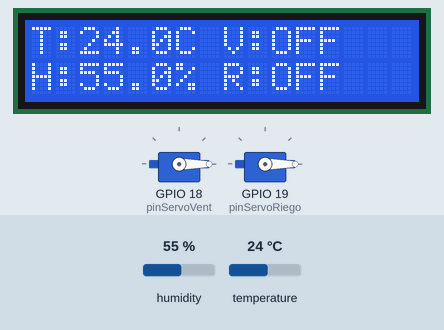
Recording of a sketch running on a simulated ESP32. On the bench: 2 × servo, 16×2 character LCD. The test bench sets the inputs (shaded band); at power-on: humidity 55 %, temperature 24 °C. WiFi joins after 1.5 s; servers stay silent unless stated; uploads are accepted with an empty reply; what the sketch prints to the serial monitor is not drawn.

Above: at 6.3 s.
6.4 s: humidity set to 47 %
At 11.0 s:
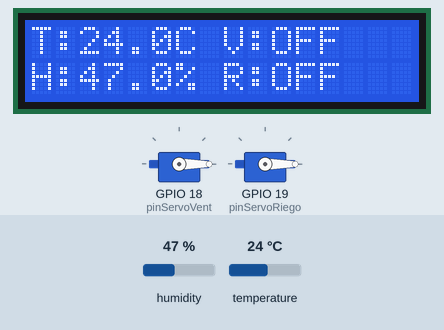
12.2 s: humidity set to 44 %
At 16.2 s:
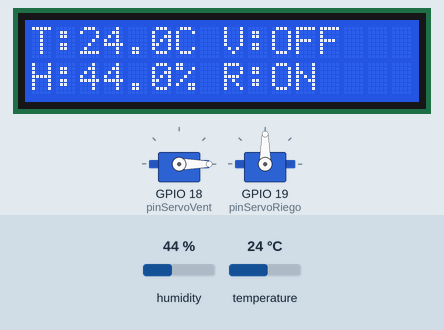
18.0 s: temperature set to 27.2 °C
At 21.4 s:
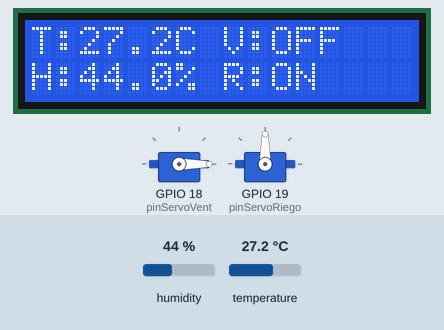
23.8 s: temperature set to 28.4 °C
At 26.5 s:
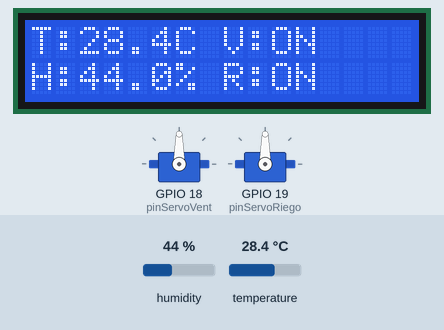
29.6 s: humidity set to 58 %
At 31.8 s:
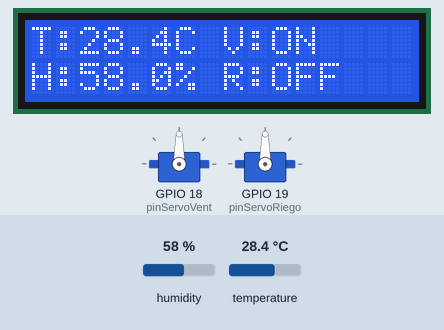
35.4 s: humidity set to 61 %
At 36.9 s:
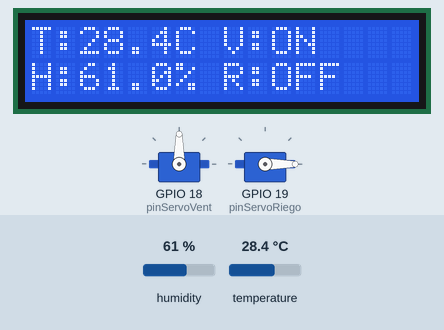
Timing chart, 0 to 38.4 s (numbered marks = the images above; inputs shaded):
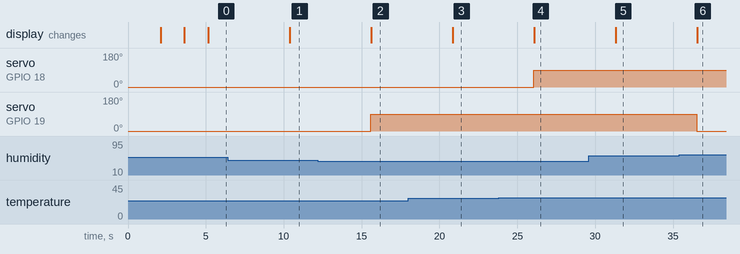

Measured:
- the behaviour switches between 46 and 45 % on humidity (found by bisection; images 1 and 2)
- the behaviour switches between 27.9 and 28 °C on temperature (found by bisection; images 3 and 4)
- the behaviour switches between 59 and 60 % on humidity (found by bisection; images 5 and 6)
- after the input at 6.4 s, the display: changes after 4.0 s (image 1)
- after the input at 12.2 s, servo on GPIO 19 (pinServoRiego): 0° → 90° after 3.4 s; the display: changes after 3.4 s (image 2)
- after the input at 18.0 s, the display: changes after 2.8 s (image 3)
- after the input at 23.8 s, servo on GPIO 18 (pinServoVent): 0° → 90° after 2.3 s; the display: changes after 2.3 s (image 4)
- after the input at 29.6 s, the display: changes after 1.7 s (image 5)
- after the input at 35.4 s, servo on GPIO 19 (pinServoRiego): 90° → 0° after 1.1 s; the display: changes after 1.1 s (image 6)

The sketch:

sketch.ino
```cpp
#include <WiFi.h>
#include <HTTPClient.h>
#include <ESP32Servo.h>
#include "DHT.h"
#include <LiquidCrystal_I2C.h>

// 1. Configuración de Red y API
const char* ssid = "Wokwi-GUEST";
const char* password = "";
const char* serverName = "https://webhook.site/a1fef55b-e8c4-4a53-942d-1a3834dc0e9f";

// 2. Definición de Actuadores y Sensores
Servo servoVent;
Servo servoRiego;
const int pinServoVent = 18;
const int pinServoRiego = 19;

#define DHTPIN 15
#define DHTTYPE DHT22
DHT dht(DHTPIN, DHTTYPE);
LiquidCrystal_I2C lcd(0x27, 16, 2);

void setup() {
  Serial.begin(115200);
  delay(2000);
  Serial.println("\n--- BOLLOTECH V1.8 | OPTIMIZED RANGES ---");

  dht.begin();

  // Configuración de Servos
  servoVent.attach(pinServoVent);
  servoRiego.attach(pinServoRiego);
  servoVent.write(0);
  servoRiego.write(0);

  // LCD Branding
  lcd.init();
  lcd.backlight();
  lcd.setCursor(0, 0);
  lcd.print("FLORENTICA V1.8");
  lcd.setCursor(0, 1);
  lcd.print("Buscando WiFi...");

  WiFi.begin(ssid, password);
  while (WiFi.status() != WL_CONNECTED) {
    delay(500);
    Serial.print(".");
  }

  Serial.println("\nWiFi ONLINE");
  lcd.clear();
  lcd.print("RANGOS OPTIMOS");
  delay(1500);
}

void loop() {
  float h = dht.readHumidity();
  float t = dht.readTemperature();

  if (isnan(h) || isnan(t)) return;

  String estadoVent = "OFF ";
  String estadoRiego = "OFF ";

  // --- LÓGICA DE CONTROL CON RANGOS PROFESIONALES ---

// --- LÓGICA DE CONTROL ---
if (t >= 28.0) {
  servoVent.write(90);
  estadoVent = "ON  ";  // <--- Agregué un espacio aquí
} else if (t <= 24.0) {
  servoVent.write(0);
  estadoVent = "OFF ";
}

if (h <= 45.0) {
  servoRiego.write(90);
  estadoRiego = "ON "; // <--- Agregué un espacio aquí
} else if (h >= 60.0) {
  servoRiego.write(0);
  estadoRiego = "OFF ";
}

  // --- INTERFAZ LOCAL (LCD) ---
  lcd.setCursor(0, 0);
  lcd.print("T:"); lcd.print(t, 1); lcd.print("C V:"); lcd.print(estadoVent);
  lcd.setCursor(0, 1);
  lcd.print("H:"); lcd.print(h, 1); lcd.print("% R:"); lcd.print(estadoRiego);

  // --- TRANSMISIÓN A BOLLOTECH CLOUD ---
  if(WiFi.status() == WL_CONNECTED) {
    HTTPClient http;
    if (http.begin(serverName)) {
      http.addHeader("Content-Type", "application/json");

      String jsonPayload = "{\"id\":\"FL_01\",\"temp\":" + String(t) +
                           ",\"hum\":" + String(h) + ",\"v\":\"" + estadoVent +
                           "\",\"r\":\"" + estadoRiego + "\"}";

      int code = http.POST(jsonPayload);
      Serial.print("Data: "); Serial.print(jsonPayload);
      Serial.print(" | Status: "); Serial.println(code);
      http.end();
    }
  }

  delay(5000);
}
```
